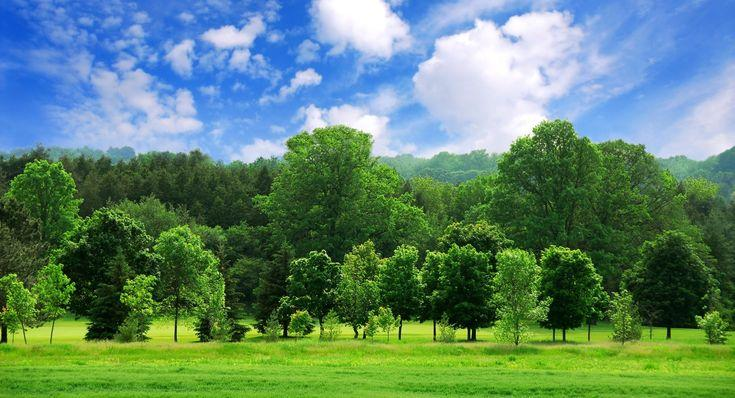
#> input picture Computer Vision lab expeiments/exp1.py/image.jpg, 735 x 398 px
$ python exp1.py
#> lines starting #> are read from the running program, lines starting #| are printed output that depends on the picture

import cv2
import matplotlib.pyplot as plt

# Read the image
img = cv2.imread("image.jpg")
#> img is the input picture: shape (398, 735, 3); mean B, G, R 109.8, 133.2, 94.8

# Check whether image is loaded
if img is None:
    print("Image not found")
else:
    # Convert to grayscale
    gray = cv2.cvtColor(img, cv2.COLOR_BGR2GRAY)
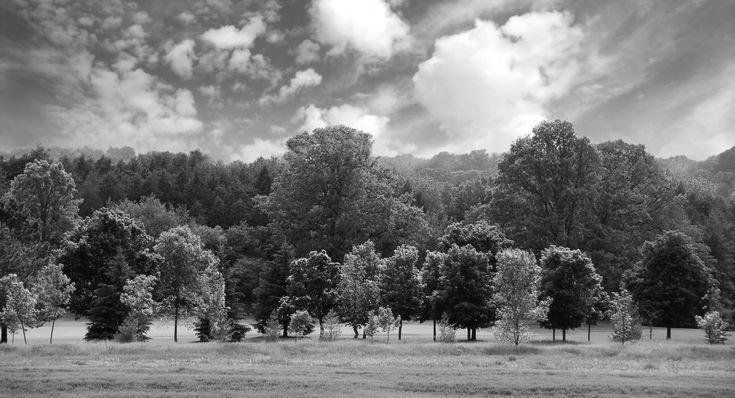
#> gray: shape (398, 735); min 1, max 255, mean 119

    # Display images
    plt.subplot(1, 2, 1)
    plt.imshow(cv2.cvtColor(img, cv2.COLOR_BGR2RGB))
    plt.title("Original Image")
    plt.axis("off")

    plt.subplot(1, 2, 2)
    plt.imshow(gray, cmap="gray")
    plt.title("Grayscale Image")
    plt.axis("off")

    plt.show()
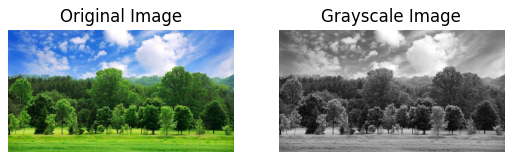
#> figure drawn by matplotlib, 2 panels
